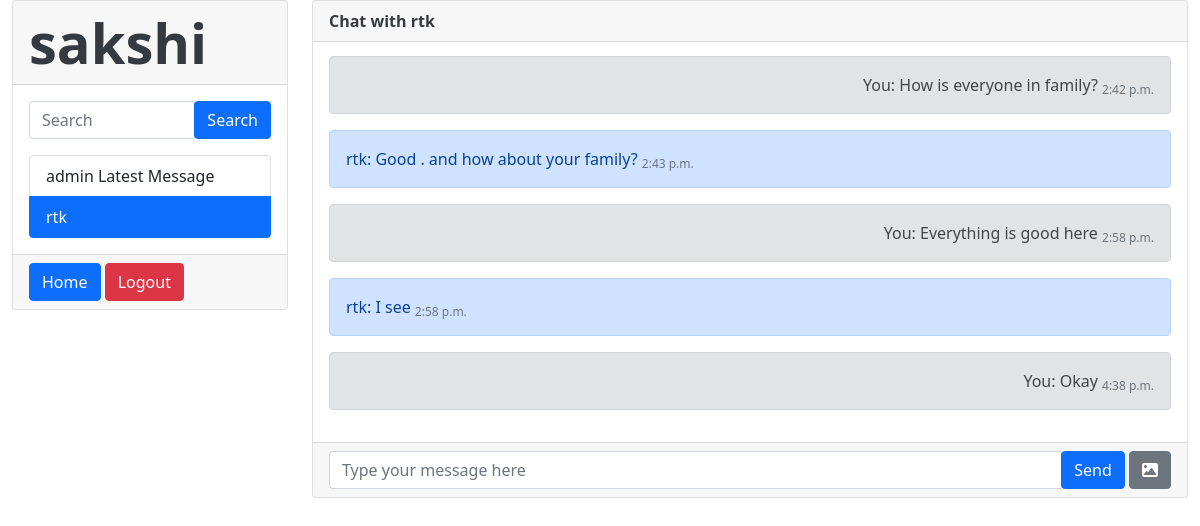
The app's page /2 (signed in) with its own data.
### Chat/models.py (models this page shows, shortened)
class Message(models.Model):
    chat = models.ForeignKey(Chat, on_delete=models.CASCADE, related_name='messages')
    sender = models.ForeignKey(User, on_delete=models.CASCADE, related_name='sent_messages')
    content = models.TextField()
    timestamp = models.DateTimeField(auto_now_add=True)
    is_read = models.BooleanField(default=False)

### Chat/views.py (the view)
# urls.py: path('<int:pk>',views.message_view,name="message" ),
def message_view(request,pk):
    users = User.objects.exclude(pk=request.user.pk)
    receiver = User.objects.get(pk=pk)
    chat = Chat.objects.filter(participants=receiver).filter(participants=request.user).first()
    print(chat)
    context = {}
    if chat:
        messages = Message.objects.filter(chat=chat).order_by('-timestamp')
        unread_messages = messages.filter(is_read=False)
        unread_messages.update(is_read=True)
        paginator = Paginator(messages, 6)
        page_number = request.GET.get('page')
        messages = paginator.get_page(page_number)
        context = {
        'messages': messages,
        }
    print(context)
    return render(request,"Chat/message.html",{'users':users,'receiver':receiver,'message':context})

### Chat/models.py (called while the page is built)
    def __str__(self):
        participants_list = ', '.join(str(participant) for participant in self.participants.all())
        return f"Chat between: {participants_list}"

### Chat/templates/Chat/message.html (shortened to what this page needs)
{% load static %}
<!DOCTYPE html>
<html lang="en">
<head>
  <link rel="stylesheet" href="{% static 'Chat/css/bootstrap.css' %}">
  <link rel="stylesheet" href="{% static 'Chat/css/style.css' %}">
  <link rel="stylesheet" href="https://cdnjs.cloudflare.com/ajax/libs/font-awesome/6.5.1/css/all.min.css"
 />
</head>
<body>
  <div class="container-fluid">
    <div class="row">
      <div class="col-md-3">
        <div class="card">
          <div class="card-header font-weight-bold display-4">
            {{request.user}}
          </div>
          <div class="card-body user-list">
            <form class="mb-3">
              <div class="input-group">
                <input type="text" class="form-control" placeholder="Search">
                <div class="input-group-append">
                  <button class="btn btn-primary" type="submit">Search</button>
                </div>
              </div>
            </form>
            <div class="list-group">
              {% for user in users %}
              {% if user == receiver %}
              <a href="{% url 'message' user.pk %}" class="list-group-item list-group-item-action active">
                {{user}}
              </a>
              {% else %}
              <a href="{% url 'message' user.pk %}" class="list-group-item list-group-item-action">
                  {{user}}
                  <span class="float-right">Latest Message</span>
                </a>
                {% endif %}
              {% endfor %}
            </div>
          </div>
          <div class="card-footer">
            <a href="{% url 'home' %}" class="btn btn-primary btn-block">Home</a>
            <a href="{% url 'logout' %}" class="btn btn-danger btn-block">Logout</a>
        </div>
        </div>
      </div>
      <div class="col-md-9">
        <div class="card">
          <div class="card-header">
            Chat with {{receiver}}
          </div>
          <div class="card-body chat-messages" id="chatMessages">
            {% for msg in message.messages %}
            <div id="messages_box">
              {% if msg.sender == receiver %}
            <div class="alert alert-primary message-left" role="alert">
              {{receiver}}: {{msg.content}}
              <sub class="text-muted">{{ msg.timestamp|time }}</sub>
            </div>
            {% else %}
            <div class="alert alert-secondary message-right" role="alert">
              You: {{msg.content}}
              <sub class="text-muted">{{ msg.timestamp|time }}</sub>
            </div>
            {% endif %}
          </div>
            {% endfor %}
          </div>
          <div class="card-footer">
            <form id="messageForm" autocomplete="off">
              <div class="input-group">
                  <input id="messageInput" type="text" class="form-control" placeholder="Type your message here">
                  <div class="input-group-append">
                      <button class="btn btn-primary" type="submit">Send</button>
                      <label for="imageInput" class="btn btn-secondary">
                        <i class="fa-solid fa-image"></i>
                      </label>
                  </div>
              </div>
          </form>
          </div>
        </div>
      </div>
    </div>
  </div>
</body>
</html>

### Chat/static/Chat/css/style.css (style rules this page uses)
.message-right { text-align: right; width:100%; }
.chat-messages { height: 400px; overflow-y: auto; display: flex; flex-direction: column-reverse; }
.user-list { max-height: calc(100vh - 100px); overflow-y: auto; }
.card-header { font-weight: bold; color: #343a40; }

### records on screen
Message: content "Okay", timestamp "4:38 p.m."
Message: content "I see", timestamp "2:58 p.m."
Message: content "Everything is good here", timestamp "2:58 p.m."
Message: content "Good . and how about your family?", timestamp "2:43 p.m."
Message: content "How is everyone in family?", timestamp "2:42 p.m."

### other values on screen
{{ request.user }} "sakshi"
{{ user }} "admin"
{{ user }} "rtk"
{{ receiver }} "rtk"
